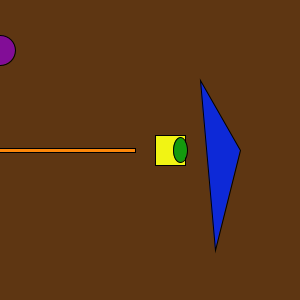
Frame 1 (no input)
Frame 60 (the mouse pressed at the canvas centre just before this capture): identical to frame 1, image omitted
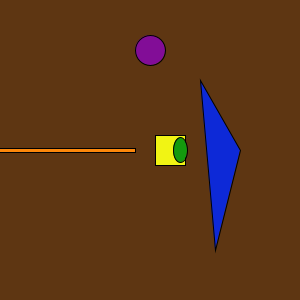
Frame 120 (the mouse held since frame 60 and released just before this capture)

The Processing sketch that drew these frames (run headless with seeded random() and noise(); from frame 60 on, the mouse is pressed at the canvas centre):

// Processing sketch: processing_18648
// ── processing_18648.pde

void setup(){
size(300,300);
background(94,54,18);
}

int x=120;
//circle
void draw(){
fill(228,28,28);
ellipse(x,height/2,50,50);

//purpleshape
fill(130,13,151);
ellipse(mouseX,50,30,30);
background(94,54,18);


//yellow shape
fill(241,244,20);
rectMode(CENTER);
rect(x+50,height/2,30,30);

//blueshape
fill(13,41,215);
triangle(x*2,height/2,215,250,200,80);

//greenshape
fill(20,154,14);
ellipse(width-x,height/2,14,25); 

//orangeshare
fill(251,135,11);
rect(x/2,height/2,150,4);

//purpleshape
fill(130,13,151);
ellipse(mouseX,50,30,30);
}
